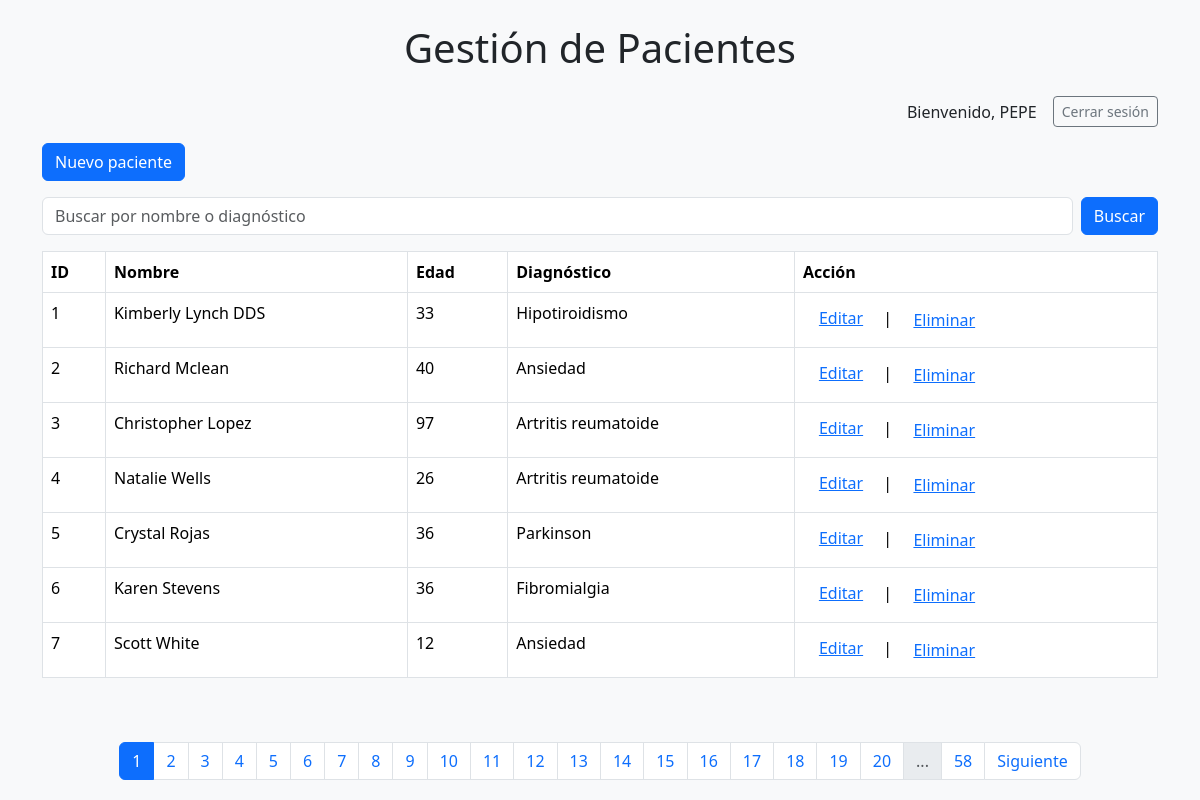
Page / (signed in) on the committed database.
### tables this page shows
CREATE TABLE Pacientes (
            id INTEGER PRIMARY KEY AUTOINCREMENT,
            nombre TEXT NOT NULL,
            edad INTEGER NOT NULL,
            diagnostico TEXT NOT NULL
        );

### app.py (the view)
@app.route('/')
def index():
    filtro = request.args.get('filtro', '')
    pagina = int(request.args.get('pagina', 1))
    por_pagina = 7
    pacientes, total = db.obtener_pacientes(filtro=filtro, pagina=pagina, por_pagina=por_pagina)
    total_paginas = (total + por_pagina - 1) // por_pagina
    return render_template('index.html', pacientes=pacientes,
                           filtro=filtro,
                           pagina=pagina,
                           total_paginas=total_paginas)

### app.py (called while the page is built)
@app.before_request
def requerir_login():
    rutas_libres = ['login', 'registro', 'static']
    if request.endpoint not in rutas_libres and 'usuario' not in session:
        return redirect(url_for('login'))

### templates/index.html (shortened to what this page needs)
{% extends "base.html" %}
{% block content %}
<div class="d-flex justify-content-end align-items-center mb-3">
{% if session.get('usuario') %}
<span class="me-3">Bienvenido, {{session['usuario']}}</span>
<a href="{{ url_for('logout') }}" class="btn btn-outline-secondary btn-sm">Cerrar sesión</a>
{% endif %}
</div>
<a href="{{url_for('nuevo_paciente')}}" class="btn btn-primary mb-3">Nuevo paciente</a>
 <form action="{{ url_for('index')}}" method="get" class="mb-3 d-flex">
    <input type="text" name="filtro" class="form-control me-2" placeholder="Buscar por nombre o diagnóstico"  value = "{{filtro}}">
    <button type="submit" class="btn btn-primary">Buscar</button>
 </form>
<table class="table table-bordered">
    <thead>
        <tr>
            <th>ID</th>
            <th>Nombre</th>
            <th>Edad</th>
            <th>Diagnóstico</th>
            <th>Acción</th>
        </tr>
    </thead>
    <tbody>
        {% if pacientes %}
        {% for paciente in pacientes %}
        <tr>
            <td>{{ paciente[0] }}</td>
            <td>{{ paciente[1] }}</td>
            <td>{{ paciente[2] }}</td>
            <td>{{ paciente[3] }}</td>
            <td><a href="{{ url_for('editar_paciente', id=paciente[0]) }}" class="m-3">Editar</a>&nbsp;|&nbsp;
                <form action="{{ url_for('eliminar_paciente', id=paciente[0]) }}" method="post" style="display:inline;"
                    onsubmit="return confirm('¿Estás seguro de que deseas eliminar este paciente?');">
                    <button type="submit" class="btn btn-link">Eliminar</button>
                </form>
            </td>
        </tr>
        {% endfor %}
        {% else %}
        <tr>
            <td colspan="3">No hay pacientes disponibles.</td>
        </tr>
        {% endif %}
    </tbody>
</table>
<br><br>
<nav aria-label="Page navigation">
    <ul class="pagination justify-content-center">
        {% set max_paginas_mostrar = 20 %}
        {% set mitad_rango = max_paginas_mostrar // 2 %}
        {% set inicio = pagina - mitad_rango if pagina - mitad_rango > 1 else 1 %}
        {% set fin = inicio + max_paginas_mostrar - 1 %}
        {% if fin > total_paginas %}
            {% set fin = total_paginas %}
            {% set inicio = fin - max_paginas_mostrar + 1 if fin - max_paginas_mostrar + 1 > 1 else 1 %}
        {% endif %}
        {% for p in range(inicio, fin + 1) %}
        <li class="page-item {% if p == pagina %}active{% endif %}">
            <a class="page-link" href="{{ url_for('index', pagina=p, filtro=filtro) }}">{{ p }}</a>
        </li>
        {% endfor %}
        {% if fin < total_paginas %}
        <li class="page-item disabled"><span class="page-link">...</span></li>
        <li class="page-item">
            <a class="page-link"
                href="{{ url_for('index', pagina=total_paginas, buscar=buscar, filtro=filtro) }}">
                {{ total_paginas }}</a>
        </li>
        {% endif %}
        {% if pagina < total_paginas %}
        <li class="page-item">
            <a class="page-link" href="{{ url_for('index', pagina=pagina+1, filtro=filtro) }}">Siguiente</a>
        </li>
        {% endif %}
    </ul>
</nav>
{% endblock %}

### templates/base.html (shortened to what this page needs)
<!DOCTYPE html>
<html lang="es">
<head>
    <link href="https://cdn.jsdelivr.net/npm/bootstrap@5.3.5/dist/css/bootstrap.min.css" rel="stylesheet">
</head>
<body class="bg-light">
    <div class="container mt-4">
        <h1 class="mb-4 text-center">Gestión de Pacientes</h1>
        {% block content %}
        {% endblock %}
    </div>
</body>
</html>

### rows in the picture
Pacientes: id "1", nombre "Kimberly Lynch DDS", edad "33", diagnostico "Hipotiroidismo"
Pacientes: id "2", nombre "Richard Mclean", edad "40", diagnostico "Ansiedad"
Pacientes: id "3", nombre "Christopher Lopez", edad "97", diagnostico "Artritis reumatoide"
Pacientes: id "4", nombre "Natalie Wells", edad "26", diagnostico "Artritis reumatoide"
Pacientes: id "5", nombre "Crystal Rojas", edad "36", diagnostico "Parkinson"
Pacientes: id "6", nombre "Karen Stevens", edad "36", diagnostico "Fibromialgia"
Pacientes: id "7", nombre "Scott White", edad "12", diagnostico "Ansiedad"

### other values in the picture
{{ session['usuario'] }} "PEPE"
{{ p }} "1" "2" "3" "4" "5" "6" "7" "8" "9" "10" "11" "12" "13" "14" "15" "16" "17" "18" "19" "20"
{{ total_paginas }} "58"
